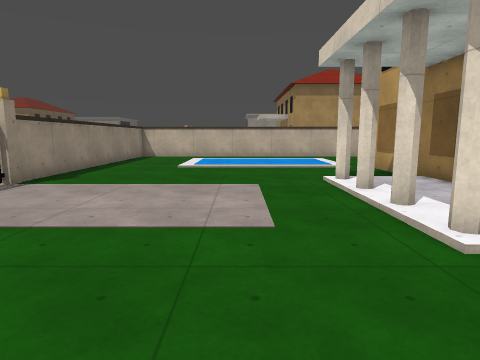
View 1 (above)

16 first-person views from a walk through a Godot game level. The camera is 1.3 m above the floor, tilts 8° down and sees 75° across. The floor is counted in squares, 1 m on a side. Each view is taken from the middle of a square. On the plan, view 1 faces up. The plan holds only what a view shows up to about 14 squares ahead; the rest is blank. The place goes on beyond the plan. Surface patterns are stand-ins for the level's own textures.

View 2
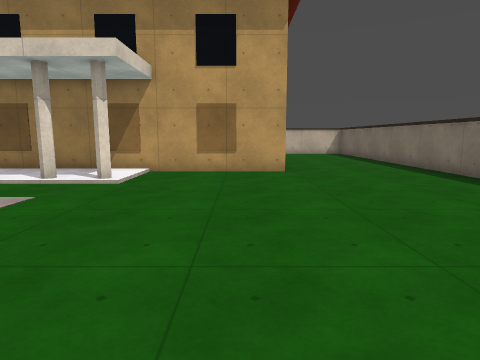

View 3
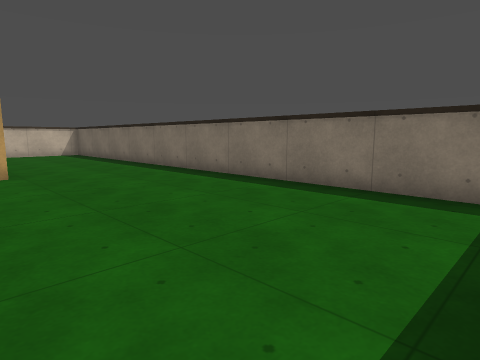

View 4
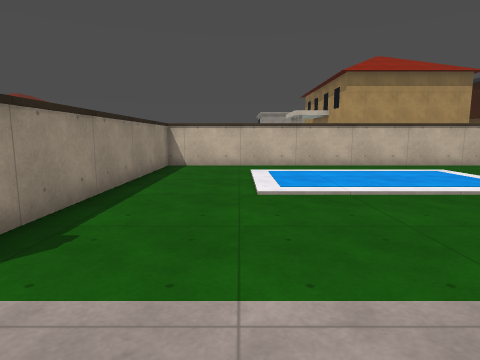

View 5
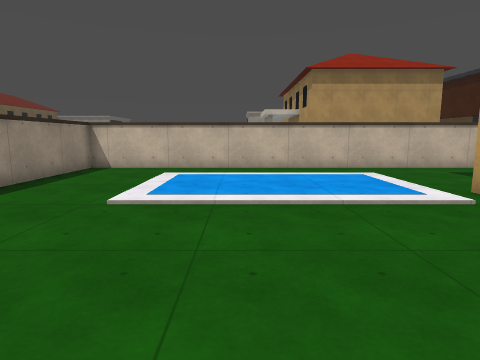

View 6
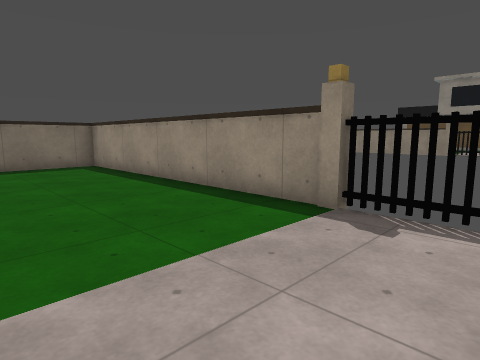

View 7
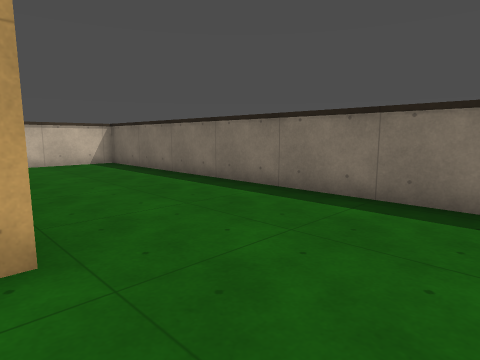

View 8
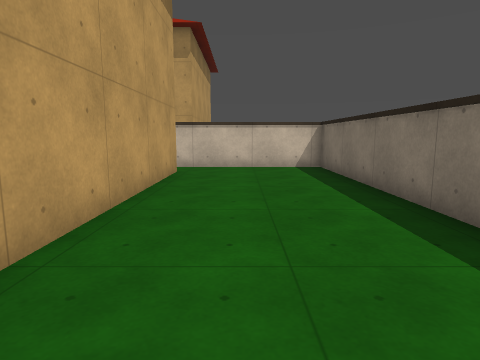

View 9
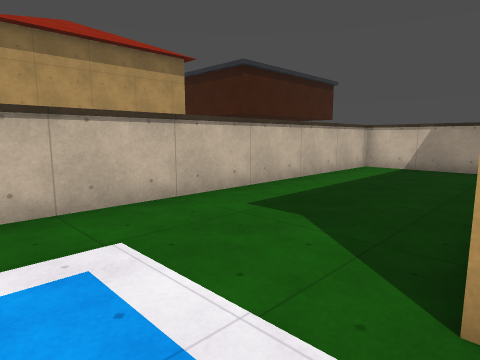

View 10
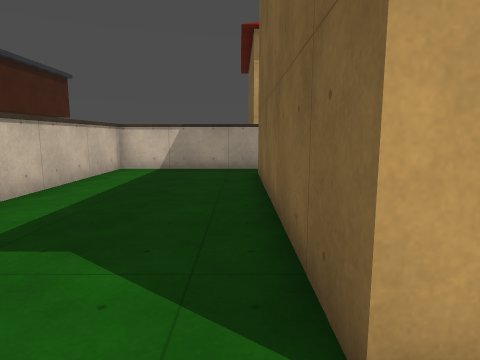

View 11
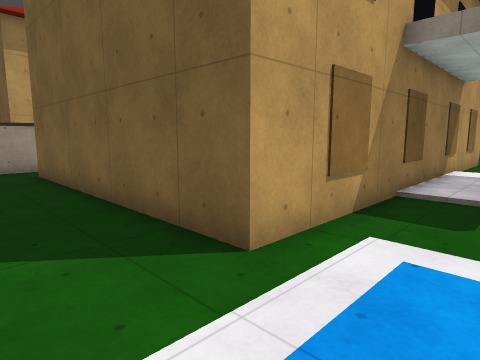

View 12
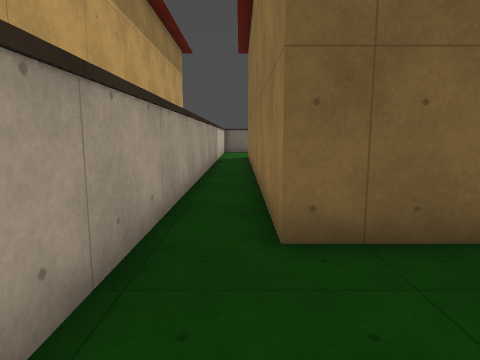

View 13
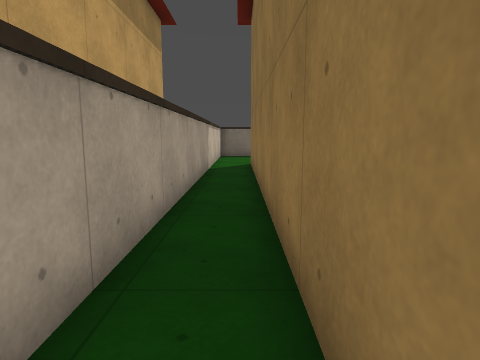

View 14
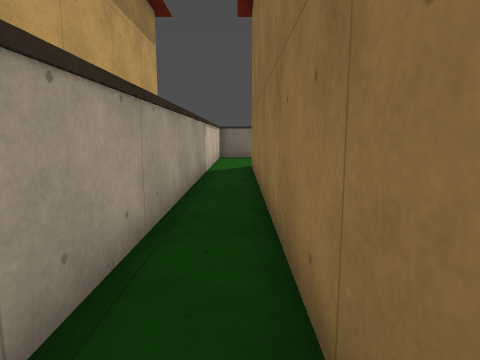

View 15
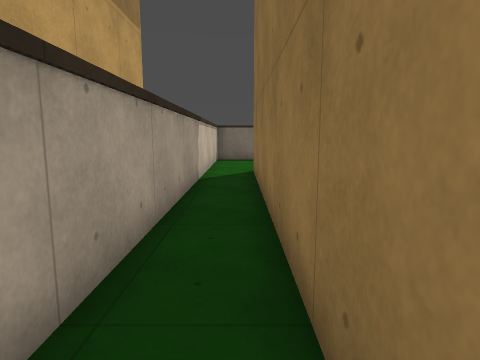

View 16
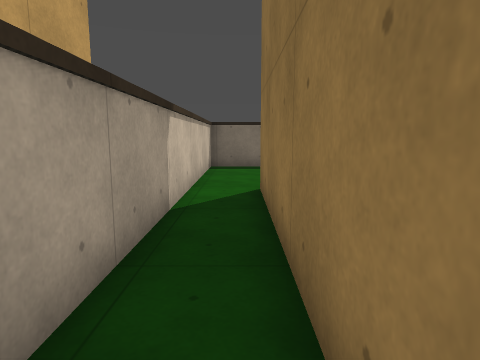

### Floor plan
Points are (right, up) in squares from view 1. A wall is a line through its corners. A room is listed if a view was taken in it or the views show most of it. See-through windows are left out.
Room 1 (views 1, 2, 3, 4, 5, 6, 7, 8, 9, 10, 11, 12, 13, 14, 15, 16)
walls: (5.5, -1.8) (5.5, 14.3) (15.5, 14.3) (15.5, -1.7) (6.9, -1.7); (-6.2, 5) (-6.2, -7.4) (17.2, -7.4) (17.2, 20.1) (-6.2, 20.1) (-6.2, 8.2); (-6.6, 4.3) (-6.1, 4.3)

Where each view was taken, in squares from view 1:
view 1: 0 up, 0 right, facing up
view 2: 0 up, 6 left, facing right
view 3: 0 up, 6 left, facing down-right
view 4: 6 up, 3 left, facing up
view 5: 7 up, 0 right, facing up
view 6: 7 up, 1 left, facing down-left
view 7: 1 down, 2 right, facing down-right
view 8: 4 down, 4 right, facing right
view 9: 14 up, 3 right, facing up-right
view 10: 15 up, 4 right, facing right
view 11: 17 up, 3 right, facing down-right
view 12: 18 up, 16 right, facing down
view 13: 13 up, 16 right, facing down
view 14: 12 up, 16 right, facing down
view 15: 10 up, 16 right, facing down
view 16: 6 up, 16 right, facing down
